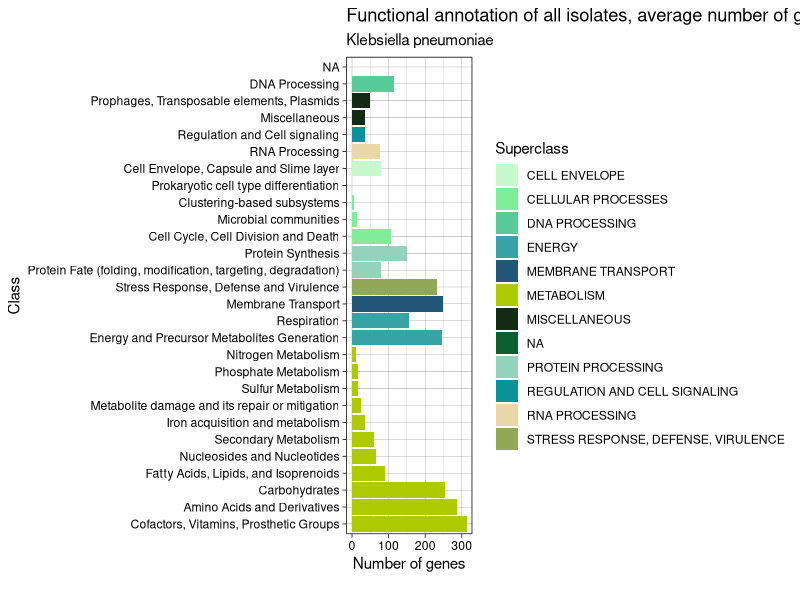
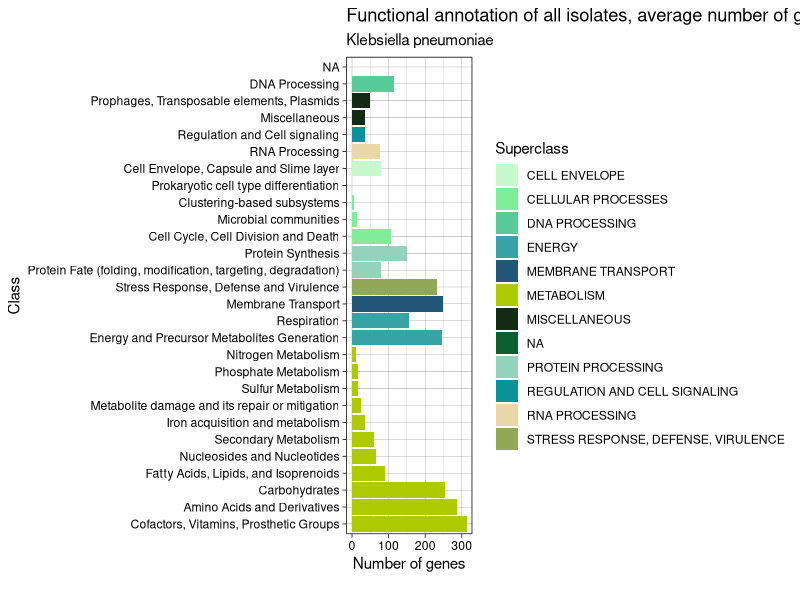

Write R code to recreate these figures, in order.
library(forcats)
library(ggplot2)
data <- data.frame(y = c(287.5,
                         313.071428571429,
                         254.142857142857,
                         89.9285714285714,
                         64.2857142857143,
                         34.8571428571429,
                         25.6428571428571,
                         15.8571428571429,
                         10,
                         245.5,
                         157.071428571429,
                         249.642857142857,
                         231.571428571429,
                         79.7142857142857,
                         151.428571428571,
                         105.928571428571,
                         13.9285714285714,
                         4.85714285714286,
                         1,
                         79.2142857142857,
                         76.4285714285714,
                         35.2857142857143,
                         35.1428571428571,
                         48,
                         116.071428571429,
                         0,
                         59.3571428571429,
                         17.3571428571429
                         
), 
x = c("Amino Acids and Derivatives",
      "Cofactors, Vitamins, Prosthetic Groups",
      "Carbohydrates",
      "Fatty Acids, Lipids, and Isoprenoids",
      "Nucleosides and Nucleotides",
      "Iron acquisition and metabolism",
      "Metabolite damage and its repair or mitigation",
      "Phosphate Metabolism",
      "Nitrogen Metabolism",
      "Energy and Precursor Metabolites Generation",
      "Respiration",
      "Membrane Transport",
      "Stress Response, Defense and Virulence",
      "Protein Fate (folding, modification, targeting, degradation)",
      "Protein Synthesis",
      "Cell Cycle, Cell Division and Death",
      "Microbial communities",
      "Clustering-based subsystems",
      "Prokaryotic cell type differentiation",
      "Cell Envelope, Capsule and Slime layer",
      "RNA Processing",
      "Regulation and Cell signaling",
      "Miscellaneous",
      "Prophages, Transposable elements, Plasmids",
      "DNA Processing",
      "NA",
      "Secondary Metabolism",
      "Sulfur Metabolism"
),
Superclass=c("METABOLISM",
             "METABOLISM",
             "METABOLISM",
             "METABOLISM",
             "METABOLISM",
             "METABOLISM",
             "METABOLISM",
             "METABOLISM",
             "METABOLISM",
             "ENERGY",
             "ENERGY",
             "MEMBRANE TRANSPORT",
             "STRESS RESPONSE, DEFENSE, VIRULENCE",
             "PROTEIN PROCESSING",
             "PROTEIN PROCESSING",
             "CELLULAR PROCESSES",
             "CELLULAR PROCESSES",
             "CELLULAR PROCESSES",
             "CELLULAR PROCESSES",
             "CELL ENVELOPE",
             "RNA PROCESSING",
             "REGULATION AND CELL SIGNALING",
             "MISCELLANEOUS",
             "MISCELLANEOUS",
             "DNA PROCESSING",
             "NA",
             "METABOLISM",
             "METABOLISM"
))
data1 <- data  #Comando para poner el orden de las barras, tutorial en: https://statisticsglobe.com/ordered-bars-in-ggplot2-barchart-in-r
data1$x <- factor(data1$x,
                  levels = c("Cofactors, Vitamins, Prosthetic Groups",
                             "Amino Acids and Derivatives",
                             "Carbohydrates",
                             "Fatty Acids, Lipids, and Isoprenoids",
                             "Nucleosides and Nucleotides",
                             "Secondary Metabolism",
                             "Iron acquisition and metabolism",
                             "Metabolite damage and its repair or mitigation",
                             "Sulfur Metabolism",
                             "Phosphate Metabolism",
                             "Nitrogen Metabolism",
                             "Energy and Precursor Metabolites Generation",
                             "Respiration",
                             "Membrane Transport",
                             "Stress Response, Defense and Virulence",
                             "Protein Fate (folding, modification, targeting, degradation)",
                             "Protein Synthesis",
                             "Cell Cycle, Cell Division and Death",
                             "Microbial communities",
                             "Clustering-based subsystems",
                             "Prokaryotic cell type differentiation",
                             "Cell Envelope, Capsule and Slime layer",
                             "RNA Processing",
                             "Regulation and Cell signaling",
                             "Miscellaneous",
                             "Prophages, Transposable elements, Plasmids",
                             "DNA Processing",
                             "NA"
                  ))

ggplot(data=data1,aes(y,x,fill=Superclass)) +
  geom_bar(stat="identity") +
  labs(title="Functional annotation of all isolates, average number of genes per isolate", 
       subtitle="Klebsiella pneumoniae",
       x = "Number of genes",
       y = "Class",
       caption= "") +
  scale_fill_manual(values=c("#c7f9cc",
                             "#80ed99",
                             "#57cc99",
                             "#38a3a5",
                             "#22577a",
                             "#adc900",
                             "#132a13",
                             "#0D5E30",
                             "#94d2bd",
                             "#0a9396",
                             "#e9d8a6",
                             "#90a955")) +
  theme_linedraw()

ggsave(
  filename = "Figure 1",
  plot = last_plot(),
  device = png,
  path = "/home/isaias/Desktop",
  scale = 1,
  width = 14,
  height = 7,
  units = c("in"),
  dpi = 800,
  limitsize = TRUE,
  bg = NULL
)
  

#https://towardsdatascience.com/customize-your-ggplot2-bar-graph-5-ways-to-instantly-improve-your-r-data-visualizations-f9c11dfe0163 (tutorial)
